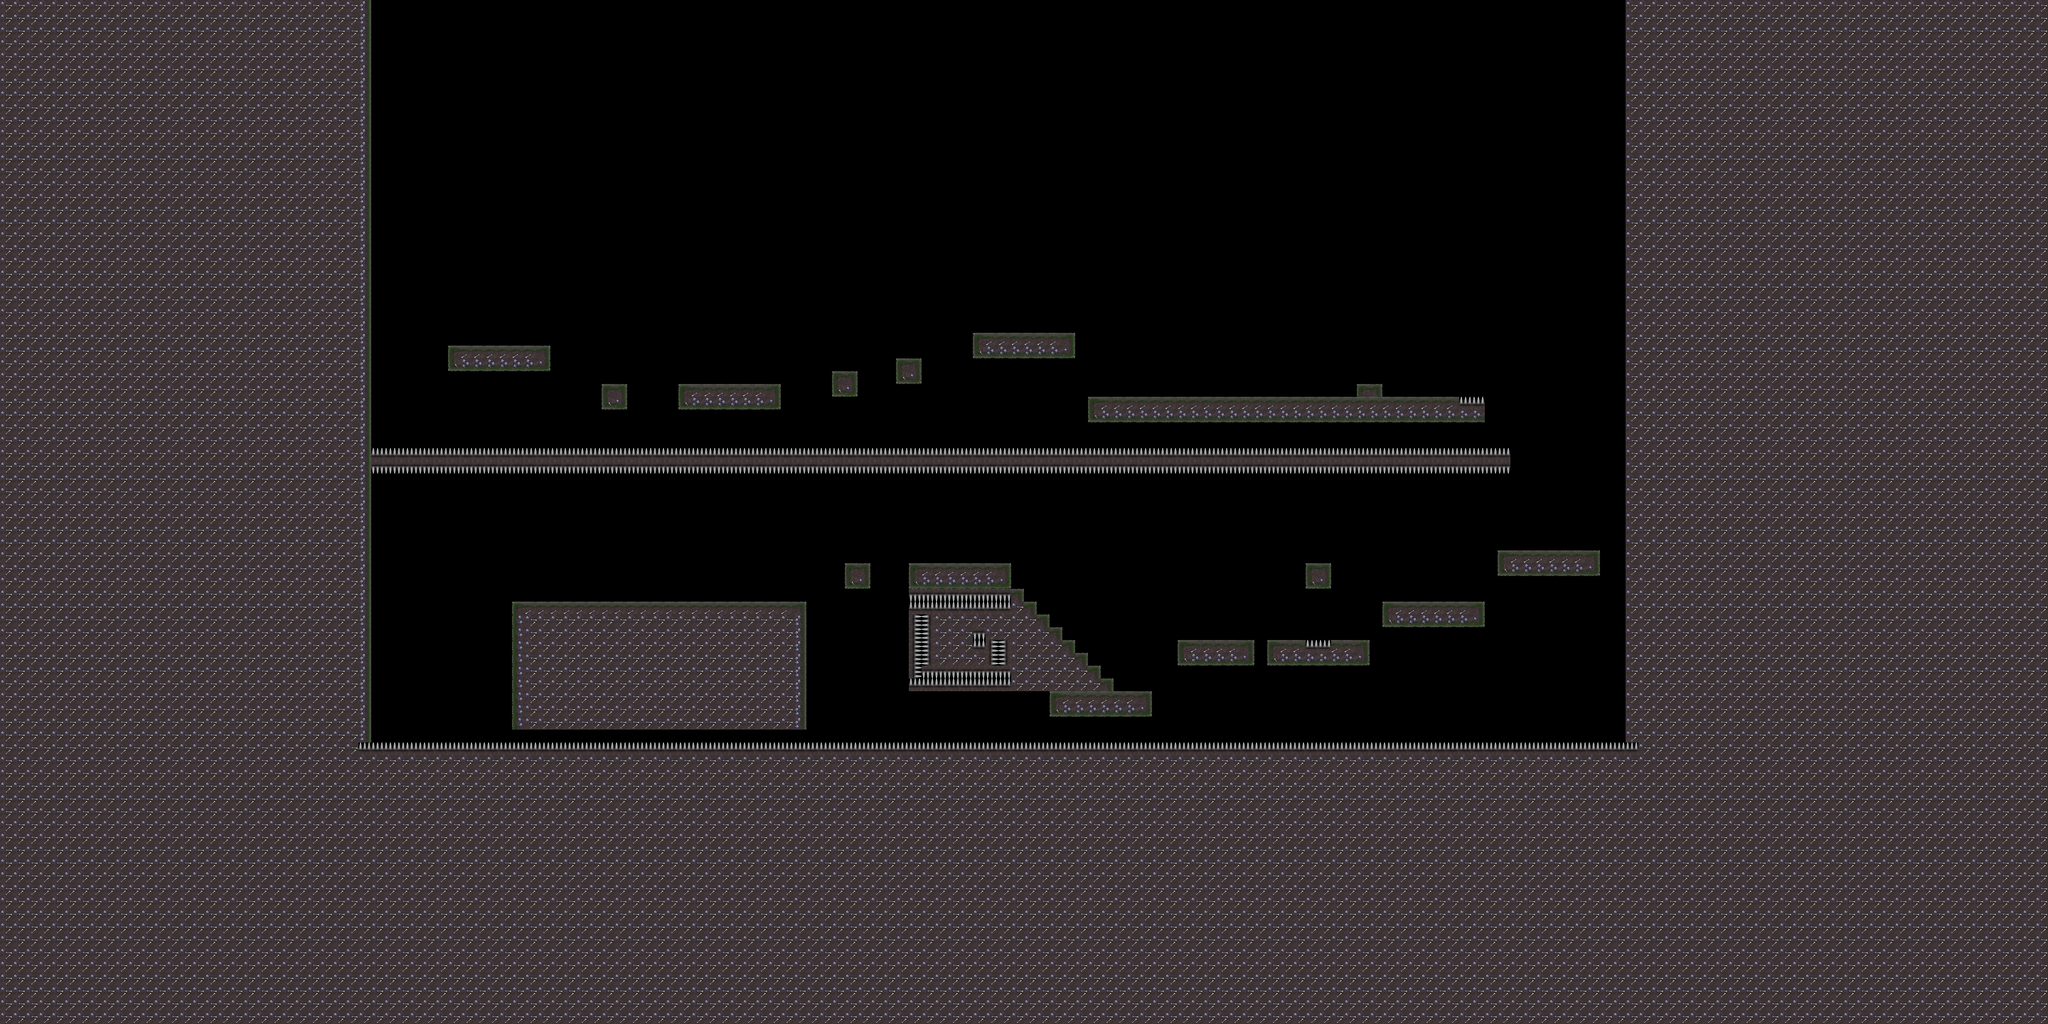

This is a level from a 2D game, rendered from its Tiled map with the project's own tilesets. A one-line summary and the map file follow, with tile-layer data summarised:
An orthogonal 160x80 tile map with 32x32 px tiles, 1 tile layer (Tile Layer 1).

<map version="1.0" orientation="orthogonal" renderorder="left-down" width="160" height="80" tilewidth="32" tileheight="32" nextobjectid="1">
 <tileset firstgid="1" name="LD33" tilewidth="32" tileheight="32" tilecount="14">
  <tile id="0">
   <image width="32" height="32" source="../img/torch.png" />
  </tile>
  <tile id="1">
   <image width="32" height="32" source="../img/wall_stone_grass_1.png" />
  </tile>
  <tile id="2">
   <image width="32" height="32" source="../img/wall_stone_grass_2.png" />
  </tile>
  <tile id="3">
   <image width="32" height="32" source="../img/wall_stone_grass_3.png" />
  </tile>
  <tile id="4">
   <image width="32" height="32" source="../img/wall_stone_grass_4.png" />
  </tile>
  <tile id="5">
   <image width="32" height="32" source="../img/wall_stone_grass_5.png" />
  </tile>
  <tile id="6">
   <image width="32" height="32" source="../img/wall_stone_grass_6.png" />
  </tile>
  <tile id="7">
   <image width="32" height="32" source="../img/wall_stone_grass_7.png" />
  </tile>
  <tile id="8">
   <image width="32" height="32" source="../img/wall_stone_grass_8.png" />
  </tile>
  <tile id="9">
   <image width="32" height="32" source="../img/wall_stone_grass_9.png" />
  </tile>
  <tile id="10">
   <image width="32" height="32" source="../img/spikes_down.png" />
  </tile>
  <tile id="11">
   <image width="32" height="32" source="../img/spikes_left.png" />
  </tile>
  <tile id="12">
   <image width="32" height="32" source="../img/spikes_right.png" />
  </tile>
  <tile id="13">
   <image width="32" height="32" source="../img/spikes_up.png" />
  </tile>
 </tileset>
 <layer name="Tile Layer 1" width="160" height="80">
  <data>[12800 cells, 7848 non-empty, 13 distinct tile ids]</data>
 </layer>
</map>
